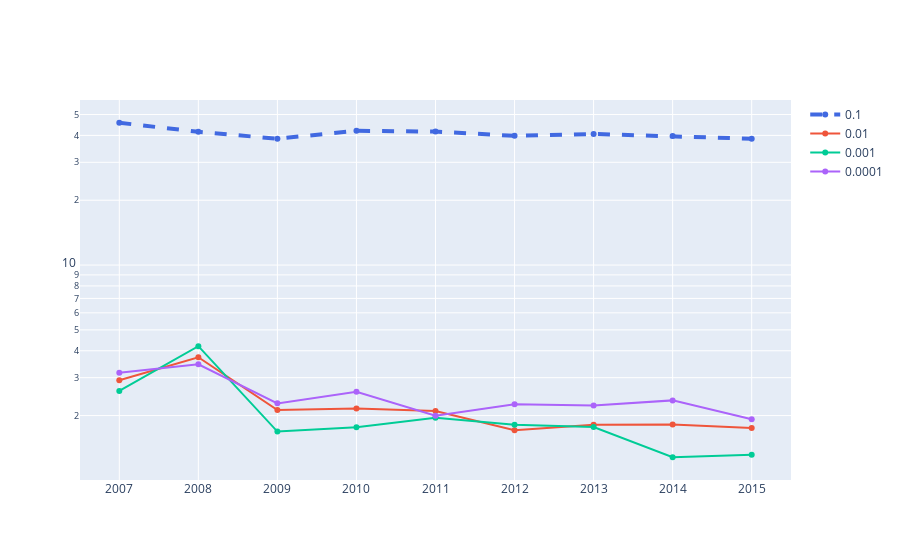

Notebook source saved alongside this figure:
### Code cell
import plotly.graph_objects as go

# Create random data with numpy
import numpy as np
np.random.seed(1)

N = 100
random_x = results_MPT.columns
random_y0 = results_MPT.iloc[0,:]
random_y1 = results_MPT.iloc[1,:]
random_y2 = results_MPT.iloc[2,:]
random_y3 = results_MPT.iloc[3,:]

# Create traces
fig = go.Figure()
fig.add_trace(go.Scatter(x=random_x, y=random_y0,
                    line = dict(color='royalblue', width=4, dash='dash'),
                    mode='lines+markers',
                    name='0.1'))
fig.add_trace(go.Scatter(x=random_x, y=random_y1))# create data 
x = [1,2,3,4,5] 
y = [3,3,3,3,3] 
  
# plot lines 
plt.plot(x, y, label = "line 1") 
plt.plot(y, x, label = "line 2") 
plt.plot(x, np.sin(x), label = "curve 1") 
plt.plot(x, np.cos(x), label = "curve 2") 
plt.legend() 
plt.show(),
                    mode='lines+markers',
                    name='0.01'))
fig.add_trace(go.Scatter(x=random_x, y=random_y2,
                    mode='lines+markers',
                    name='0.001'))
fig.add_trace(go.Scatter(x=random_x, y=random_y3,
                    mode='lines+markers',
                    name='0.0001'))
fig.update_yaxes(type="log")
fig.show()

### Figure 1 — Plotly figure (JSON) as saved in the notebook; plotly's stock layout.template omitted (floating-point values rounded to 4 significant figures)
{"data": [{"line": {"color": "royalblue", "dash": "dash", "width": 4}, "mode": "lines+markers", "name": "0.1", "type": "scatter", "x": ["2007", "2008", "2009", "2010", "2011", "2012", "2013", "2014", "2015"], "y": [45.79, 41.54, 38.61, 42.0, 41.67, 39.82, 40.61, 39.7, 38.59]}, {"mode": "lines+markers", "name": "0.01", "type": "scatter", "x": ["2007", "2008", "2009", "2010", "2011", "2012", "2013", "2014", "2015"], "y": [2.918, 3.73, 2.124, 2.155, 2.1, 1.708, 1.814, 1.818, 1.749]}, {"mode": "lines+markers", "name": "0.001", "type": "scatter", "x": ["2007", "2008", "2009", "2010", "2011", "2012", "2013", "2014", "2015"], "y": [2.603, 4.201, 1.686, 1.765, 1.955, 1.812, 1.768, 1.281, 1.317]}, {"mode": "lines+markers", "name": "0.0001", "type": "scatter", "x": ["2007", "2008", "2009", "2010", "2011", "2012", "2013", "2014", "2015"], "y": [3.16, 3.46, 2.279, 2.58, 1.995, 2.256, 2.229, 2.353, 1.922]}], "layout": {"yaxis": {"type": "log"}}}
